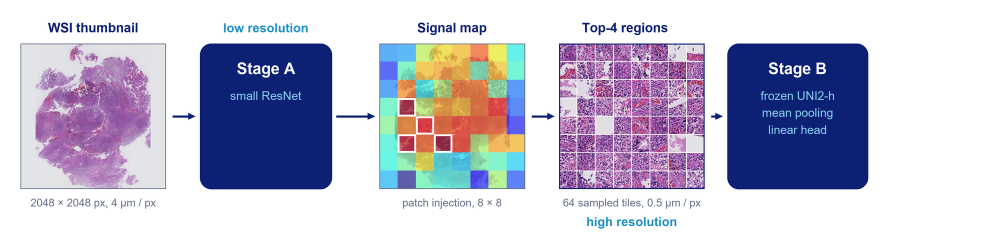
#> input picture scripts/dashboard/explainer/overview.png, 2000 x 480 px (shown at 1/2 size)
$ python -i mrxs_tissue_crop.py   (imports and definitions only)
#> lines starting #> are read from the running program, lines starting #| are printed output that depends on the picture; after the words box and inside, x2 and y2 are one past the last pixel; in counts of white or black regions, pixels touching at a corner belong together
#> further down, picture is the input picture: PIL image 2000x480 RGB; mean R, G, B 192.2, 190.5, 210.3
#!/usr/bin/env python3
r"""
.mrxs-only fix for the low tissue/background ratio problem, plus black
scan-artifact cleanup for high-resolution patches.

WHY THIS HAPPENS
    .mrxs (MIRAX) files store the ENTIRE scan bed as their level-0 extent,
    including the large blank slide-holder margin around the tissue. .svs
    (Aperio) and .ndpi (Hamamatsu) files are pre-cropped much closer to the
    tissue. Thumbnailing the full slide extent at a fixed target_mpp/output
    size means .mrxs tissue only fills a small corner of the canvas, while
    .svs/.ndpi tissue fills most of it.

WHAT THIS FILE PROVIDES
    tissue_bbox_from_overview(img)   - core tissue-bbox detection, no
                                        OpenSlide dependency, independently
                                        testable.
    detect_tissue_bbox_wsi(path)     - OpenSlide wrapper: fast low-res
                                        overview -> bbox in level-0 pixels.
    create_wsi_thumbnail_smart(...)  - drop-in replacement for
                                        create_wsi_thumbnail() that crops to
                                        the detected bbox first, reusing the
                                        ORIGINAL function's own helpers
                                        (get_base_mpp, pick_level,
                                        create_tissue_mask,
                                        pad_with_background_color,
                                        write_mapping_sidecar) so behavior is
                                        identical except for WHERE it reads.
    mask_black_artifacts(img)        - detect near-pure-black scan-artifact
                                        pixels and replace them with a fixed
                                        background color (not a per-tile
                                        median - see its own docstring).

THIS FILE NEVER RUNS FOR .svs/.ndpi/etc
    Dispatch happens in thumbnail_auto.py, purely on file extension. This
    module's functions are only ever CALLED when the slide is .mrxs; nothing
    here executes for other formats, so create_wsi_thumbnail.py's existing
    behavior for .svs/.ndpi is completely unaffected.

DESIGN NOTES CARRIED FORWARD FROM EARLIER DEBUGGING (so they aren't
re-broken by a future edit)
  1. Otsu on the saturation channel can degenerate when a tile has (almost)
     only one distinct saturation value - the ordinary "find the split that
     maximizes between-class variance" loop can end with an uninitialized
     threshold, misclassifying an all-background or all-tissue tile. Handled
     explicitly below.
  2. A single min()/max() bounding box over "everything above the saturation
     threshold" is defenseless against a THIN, elongated mark (a scan
     registration line, a ruler tick) - it's not small, just thin, so a
     simple speck-removal filter doesn't catch it, and even one such mark
     near an edge silently drags the whole bbox out to include it. Fixed
     with connected-component + fill-ratio filtering: real tissue is a
     solid blob (high fill ratio within its own local bounding box); a thin
     mark has a bounding box much larger than its actual pixel count.
  3. pad_with_background_color() (in the ORIGINAL create_wsi_thumbnail.py)
     estimates background color by sampling the image's four corners,
     assuming corners are always background. That's safe for a full,
     uncropped slide read, but NOT for a tightly-cropped region: a crop
     chosen to tightly bound tissue can have tissue right at its own
     corners, pulling the estimate toward tissue color instead of true
     background. Fixed by passing an explicit, reliable near-white color
     instead of relying on that fallback for cropped reads.
  4. Padding must run BEFORE black-artifact cleanup, not after: padding
     detects true out-of-bounds regions by looking for exact pure black.
     Cleaning artifacts first would consume that same signal, leaving
     padding with nothing to whiten.
  5. mask_black_artifacts() must fill with a FIXED background color, not the
     median of the tile's own non-artifact pixels - for a high-res Stage B
     patch (selected because it's mostly tissue), that median is itself a
     tissue color, producing a fabricated-tissue-looking fill instead of a
     clean "no data here" region.
"""

from pathlib import Path

import numpy as np
from PIL import Image, ImageFilter


# ============================================================
# CORE TISSUE-BBOX DETECTION (no OpenSlide dependency - independently
# testable)
# ============================================================

def _otsu_threshold(values, bins=256):
    """Standard Otsu threshold on a float array in [0, 1]."""
    hist, edges = np.histogram(values, bins=bins, range=(0, 1))
    hist = hist.astype(np.float64)
    total = hist.sum()
    if total == 0:
        return 0.1
    sum_all = np.sum(hist * np.arange(bins))
    sum_bg, w_bg, best_thr, best_var = 0.0, 0.0, 0.0, -1.0
    for t in range(bins):
        w_bg += hist[t]
        if w_bg == 0:
            continue
        w_fg = total - w_bg
        if w_fg == 0:
            break
        sum_bg += t * hist[t]
        mean_bg = sum_bg / w_bg
        mean_fg = (sum_all - sum_bg) / w_fg
        var_between = w_bg * w_fg * (mean_bg - mean_fg) ** 2
        # >= not >: when there's a gap of empty bins between the background
        # and tissue clusters, every t in that gap ties for the same
        # var_between. With strict >, the FIRST t in the tie wins, landing
        # the threshold at the edge of the background cluster itself. With
        # >=, the LAST t wins, correctly pushing the threshold to just
        # before the tissue cluster begins.
        if var_between >= best_var:
            best_var = var_between
            best_thr = t

    if best_var < 0:
        # DEGENERATE CASE: every pixel has (almost) the same saturation, so
        # there is no second cluster to split against (the w_fg==0 break
        # fires on the very first populated bin). Real scans almost always
        # have enough per-pixel noise to avoid this, but a uniform test
        # image or an unusually flat slide can hit it. Fall back to a fixed
        # absolute reference: true background saturation is reliably very
        # low regardless of scanner, so 0.05 cleanly separates "uniformly
        # background" from "uniformly tissue" without needing a real split.
        return 0.05

    margin = 1.5 / (bins - 1)   # small safety margin above the raw split
    return best_thr / (bins - 1) + margin


def tissue_bbox_from_overview(img, pad_frac=0.03, min_area_frac=0.0008,
                              sat_thresh=None, min_fill_ratio=0.25,
                              return_debug=False):
    """Find the tissue bounding box in a low-res overview image (PIL RGB).

    Uses HSV saturation, not grayscale: true glass/background is close to
    zero saturation regardless of brightness, while stained tissue (H&E or
    otherwise) has real saturation - robust across scanner formats.

    Returns (x0, y0, x1, y1) as FRACTIONS of the overview's (width, height).
    Returns None if no tissue is found (fully blank overview).
    """
#> called with pad_frac = 0.03, min_area_frac = 0.0008, min_fill_ratio = 0.25, return_debug = False
    arr = np.asarray(img.convert("RGB"), dtype=np.float32) / 255.0
    mx = arr.max(axis=2); mn = arr.min(axis=2)
#> after `mx = arr.max(axis=2)`:
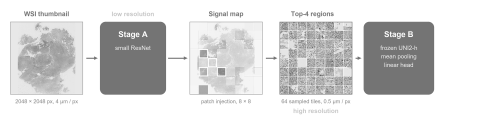
#> mx: shape (480, 2000) float32 (shown at 1/4 size); min 0.0118, max 1, mean 0.852
#> after `mn = arr.min(axis=2)`:
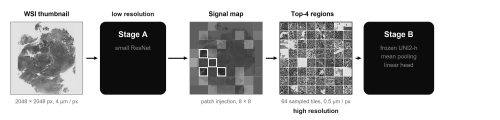
#> mn: shape (480, 2000) float32 (shown at 1/4 size); min 0, max 1, mean 0.707
    sat = np.where(mx > 0, (mx - mn) / np.clip(mx, 1e-6, None), 0.0)
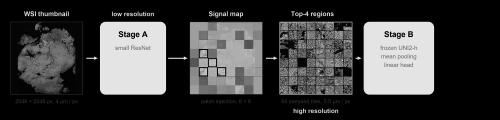
#> sat: shape (480, 2000) float32 (shown at 1/4 size); min 0, max 1, mean 0.25

    if sat_thresh is None:
        sat_thresh = _otsu_threshold(sat)
#> in _otsu_threshold, `hist, edges = np.histogram(values, bins=bins, range=(0, 1))`: hist = 256 values, max 525363 at index 0, min 0 at index 254, mean 3750; edges = 257 values from 0 to 1
#> in _otsu_threshold, `total = hist.sum()`: total = 960000
#> in _otsu_threshold, `sum_all = np.sum(hist * np.arange(bins))`: sum_all = 61203555
#> the loop in _otsu_threshold, `for t in range(bins):` made 256 passes
#> (w_bg, w_fg, sum_bg, mean_bg, mean_fg, best_var) on passes 1 to 8: (525363, 434637, 0, 0, 140.8, 4.53e+15), (531205, 428795, 5842, 0.011, 142.7, 4.64e+15), (535393, 424607, 14218, 0.0266, 144.1, 4.72e+15), (543501, 416499, 38542, 0.0709, 146.9, 4.88e+15), (547312, 412688, 53786, 0.0983, 148.2, 4.95e+15), (573234, 386766, 183396, 0.32, 157.8, 5.5e+15), (579144, 380856, 218856, 0.378, 160.1, 5.63e+15), (581702, 378298, 236762, 0.407, 161.2, 5.69e+15)
#> after the loop in _otsu_threshold, `for t in range(bins):`: best_thr = 98; best_var = 6.47e+15; sum_bg = 60225885; w_bg = 960000

    mask = sat > sat_thresh
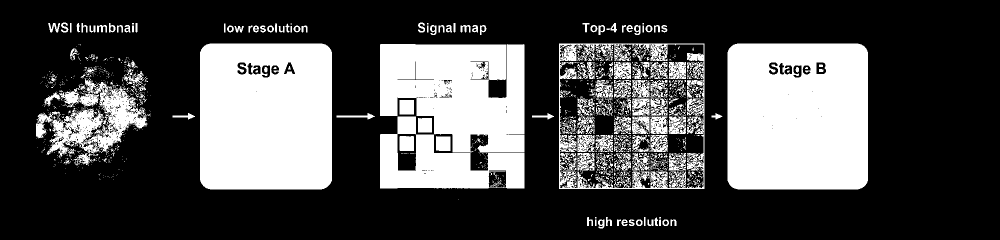
#> mask: shape (480, 2000) bool (shown at 1/2 size); 30.5% white; 1417 white regions (1173 under 20 px), largest, box (x1, y1, x2, y2) and area: (1455, 87, 1736, 379) 80071, (400, 87, 664, 379) 75229, (760, 88, 1049, 304) 48752

    # remove small specks (dust, single-pixel artifacts)
    mask_img = Image.fromarray((mask * 255).astype(np.uint8))
    mask_img = mask_img.filter(ImageFilter.MinFilter(5)).filter(ImageFilter.MaxFilter(5))
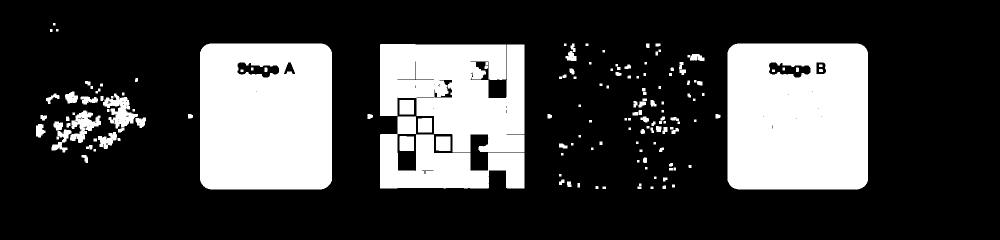
#> mask_img: PIL image 2000x480 L (shown at 1/2 size); 25.2% white; 153 white regions, largest, box (x1, y1, x2, y2) and area: (1455, 87, 1736, 379) 79658, (400, 87, 664, 379) 74822, (760, 88, 1049, 304) 48131
    mask = np.asarray(mask_img) > 127

    total_px = mask.size
    if mask.sum() < min_area_frac * total_px:
        # Otsu found almost nothing above threshold. Usually genuinely
        # blank, but can also mean the WHOLE frame is tissue with no
        # background contrast at all (no split possible either way).
        # Distinguish via the raw median saturation across the whole frame.
        if np.median(sat) > 0.06:
            bbox_frac = (0.0, 0.0, 1.0, 1.0)
            return bbox_frac if not return_debug else (bbox_frac, np.ones_like(mask), sat_thresh)
        return None if not return_debug else (None, mask, sat_thresh)

    # Connected-component filtering: exclude thin marks (registration lines,
    # ruler ticks) that survive speck removal because they're thin, not
    # small, by judging SHAPE (fill ratio), not just size. Real tissue
    # fragments are solid blobs; thin marks have low fill ratio within their
    # own local bounding box. Components are unioned if they pass both a
    # minimum size AND the fill-ratio test, so legitimately separate tissue
    # fragments (multiple biopsy pieces) are still all included.
    try:
        from scipy import ndimage
        labeled, n = ndimage.label(mask)
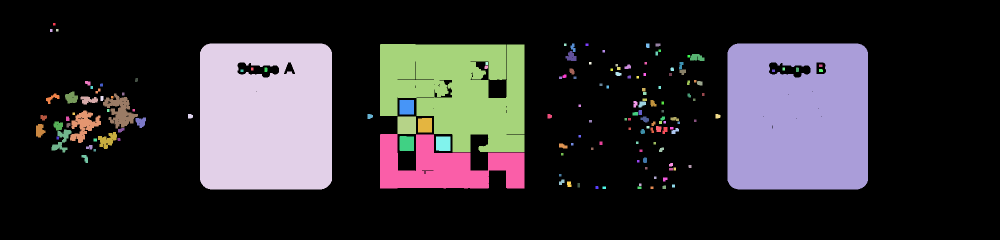
#> labeled: shape (480, 2000) int32 (shown at 1/2 size); 156 distinct labels, from 0 to 155; one colour per label, 0 black
        kept_boxes = []
        min_component_px = max(8, int(min_area_frac * total_px))
        for lbl in range(1, n + 1):
            ys, xs = np.where(labeled == lbl)
            area = len(ys)
            if area < min_component_px:
                continue
            cy0, cy1 = ys.min(), ys.max() + 1
            cx0, cx1 = xs.min(), xs.max() + 1
            local_bbox_area = (cy1 - cy0) * (cx1 - cx0)
            fill_ratio = area / max(1, local_bbox_area)
            if fill_ratio >= min_fill_ratio:
                kept_boxes.append((cy0, cy1, cx0, cx1))
        if kept_boxes:
            y0 = min(b[0] for b in kept_boxes); y1 = max(b[1] for b in kept_boxes)
            x0 = min(b[2] for b in kept_boxes); x1 = max(b[3] for b in kept_boxes)
        else:
            # nothing passed the fill-ratio test (everything was thin marks)
            ys, xs = np.where(mask)
            x0, x1 = xs.min(), xs.max() + 1
            y0, y1 = ys.min(), ys.max() + 1
    except ImportError:
        ys, xs = np.where(mask)
        x0, x1 = xs.min(), xs.max() + 1
        y0, y1 = ys.min(), ys.max() + 1

    h, w = mask.shape
    pw, ph = (x1 - x0) * pad_frac, (y1 - y0) * pad_frac
    x0 = max(0, x0 - pw); x1 = min(w, x1 + pw)
    y0 = max(0, y0 - ph); y1 = min(h, y1 + ph)

    bbox_frac = (x0 / w, y0 / h, x1 / w, y1 / h)
    return bbox_frac if not return_debug else (bbox_frac, mask, sat_thresh)


# ============================================================
# OPENSLIDE WRAPPER
# ============================================================

_BBOX_CACHE = {}   # slide_path (str) -> (x0,y0,w,h) in level-0 px, or None.
                   # Speed: probing is already cheap (small overview only),
                   # but this avoids repeating it if the same slide is
                   # touched more than once in a process (e.g. import, then
                   # later a methodology-walkthrough rebuild on the same
                   # preset slide).

# [235 lines left out: functions detect_tissue_bbox_wsi, mask_black_artifacts, create_wsi_thumbnail_smart, not called in this run]

>>> from PIL import Image
>>> picture = Image.open('../../../scripts/dashboard/explainer/overview.png')
>>> result = tissue_bbox_from_overview(picture)

$ run again, on scripts/dashboard/explainer/stage_b.png
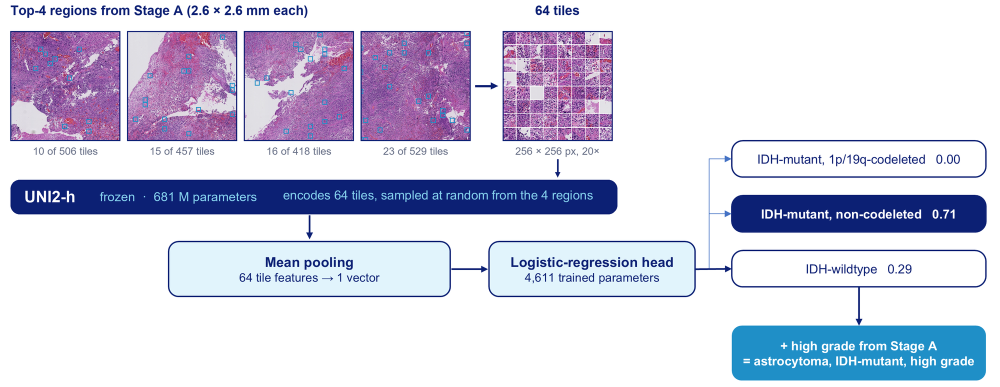
#> input picture scripts/dashboard/explainer/stage_b.png, 2000 x 774 px (shown at 1/2 size)
#> picture is the input picture: PIL image 2000x774 RGB; mean R, G, B 208.2, 208.3, 227.2
#> hist = 256 values, max 967676 at index 0, min 4 at index 254, mean 6046.9; edges = 257 values from 0 to 1
#> total = 1548000
#> sum_all = 69035147
#> the loop in _otsu_threshold, `for t in range(bins):` made 256 passes
#> (w_bg, w_fg, sum_bg, mean_bg, mean_fg, best_var) on passes 1 to 8: (967676, 580324, 0, 0, 119, 7.95e+15), (980640, 567360, 12964, 0.0132, 121.7, 8.23e+15), (988851, 559149, 29386, 0.0297, 123.4, 8.42e+15), (991720, 556280, 37993, 0.0383, 124, 8.48e+15), (994081, 553919, 47437, 0.0477, 124.5, 8.53e+15), (1002697, 545303, 90517, 0.0903, 126.4, 8.73e+15), (1008717, 539283, 126637, 0.126, 127.8, 8.86e+15), (1015644, 532356, 175126, 0.172, 129.3, 9.02e+15)
#> after the loop in _otsu_threshold, `for t in range(bins):`: best_thr = 96; best_var = 1.23e+16; sum_bg = 64810562; w_bg = 1548000
#> sat_thresh = 0.382
#> in tissue_bbox_from_overview, `mask = sat > sat_thresh`:
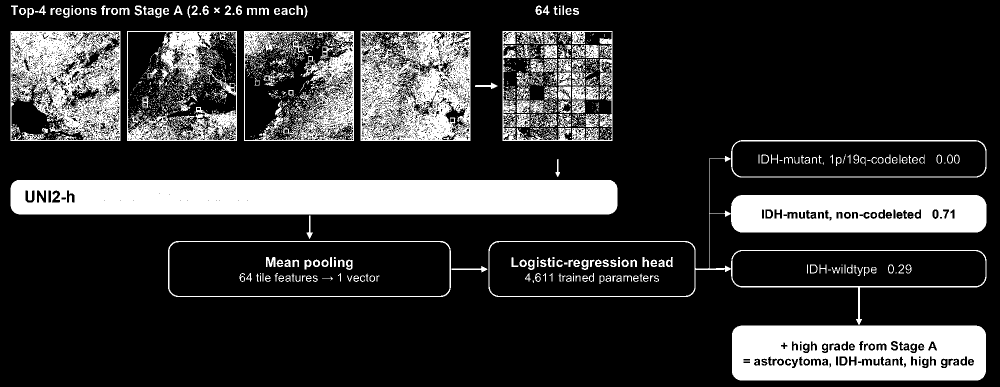
#> mask: shape (774, 2000) bool (shown at 1/2 size); 20.5% white; 2308 white regions (1970 under 20 px), largest, box (x1, y1, x2, y2) and area: (21, 360, 1235, 429) 82351, (1464, 651, 1972, 761) 49373, (977, 280, 1973, 650) 43521
#> in tissue_bbox_from_overview, `labeled, n = ndimage.label(mask)`:
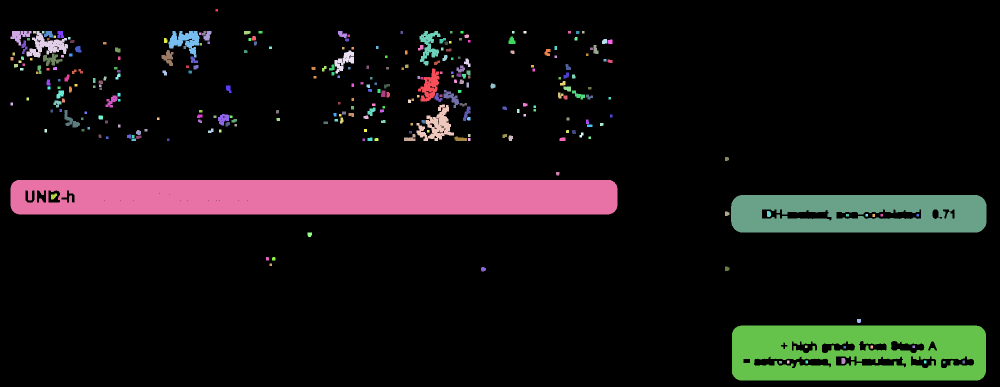
#> labeled: shape (774, 2000) int32 (shown at 1/2 size); 298 distinct labels, from 0 to 297; one colour per label, 0 black
#> n = 297
#> the loop in tissue_bbox_from_overview, `for lbl in range(1, n + 1):` made 297 passes
#> area on passes 1 to 3: 25, 584, 30

$ run again, on scripts/dashboard/explainer/stage_b_evidence.png
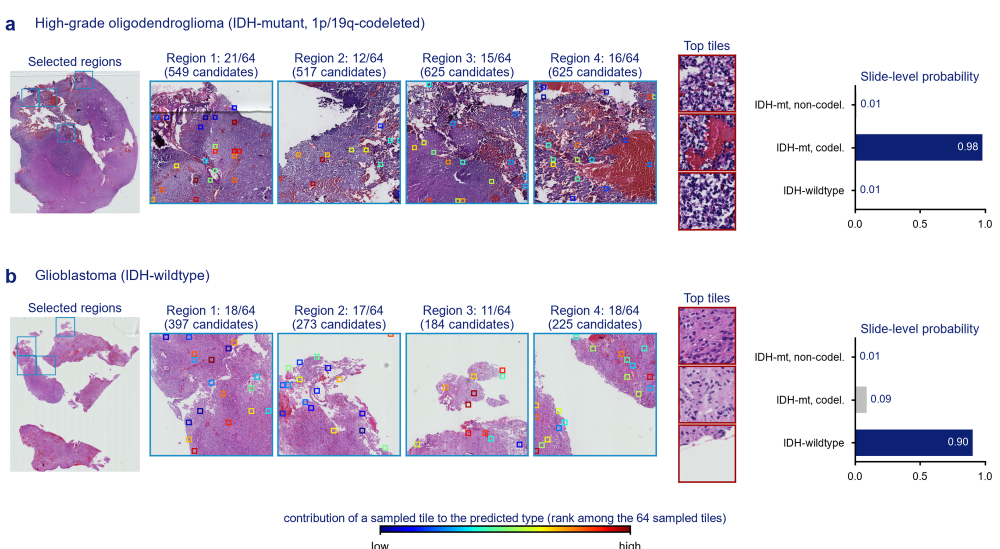
#> input picture scripts/dashboard/explainer/stage_b_evidence.png, 2000 x 1097 px (shown at 1/2 size)
#> picture is the input picture: PIL image 2000x1097 RGB; mean R, G, B 217.8, 209.8, 223.5
#> hist = 256 values, max 1342564 at index 0, min 112 at index 247, mean 8570.3; edges = 257 values from 0 to 1
#> total = 2194000
#> sum_all = 70566200
#> the loop in _otsu_threshold, `for t in range(bins):` made 256 passes
#> (w_bg, w_fg, sum_bg, mean_bg, mean_fg, best_var) on passes 1 to 8: (1342564, 851436, 0, 0, 82.88, 7.85e+15), (1365959, 828041, 23395, 0.0171, 85.19, 8.21e+15), (1378241, 815759, 47959, 0.0348, 86.44, 8.39e+15), (1390628, 803372, 85120, 0.0612, 87.73, 8.59e+15), (1414284, 779716, 179744, 0.127, 90.27, 8.96e+15), (1443386, 750614, 325254, 0.225, 93.58, 9.44e+15), (1572553, 621447, 1100256, 0.7, 111.8, 1.21e+16), (1589580, 604420, 1219445, 0.767, 114.7, 1.25e+16)
#> after the loop in _otsu_threshold, `for t in range(bins):`: best_thr = 70; best_var = 1.43e+16; sum_bg = 65631185; w_bg = 2194000
#> sat_thresh = 0.28
#> in tissue_bbox_from_overview, `mask = sat > sat_thresh`:
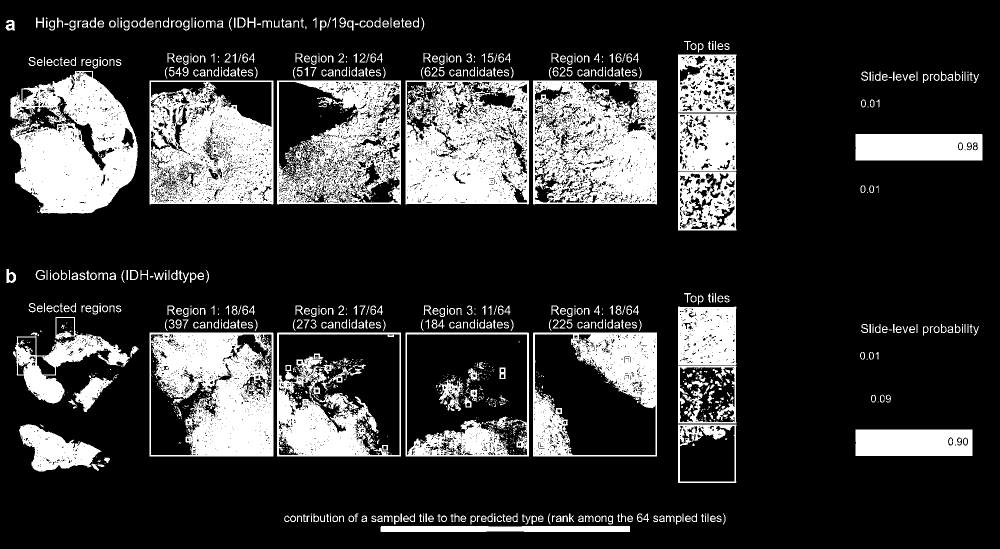
#> mask: shape (1097, 2000) bool (shown at 1/2 size); 21.2% white; 1507 white regions (924 under 20 px), largest, box (x1, y1, x2, y2) and area: (811, 161, 1058, 409) 47478, (21, 142, 276, 427) 47260, (1066, 161, 1314, 409) 46158
#> in tissue_bbox_from_overview, `labeled, n = ndimage.label(mask)`:
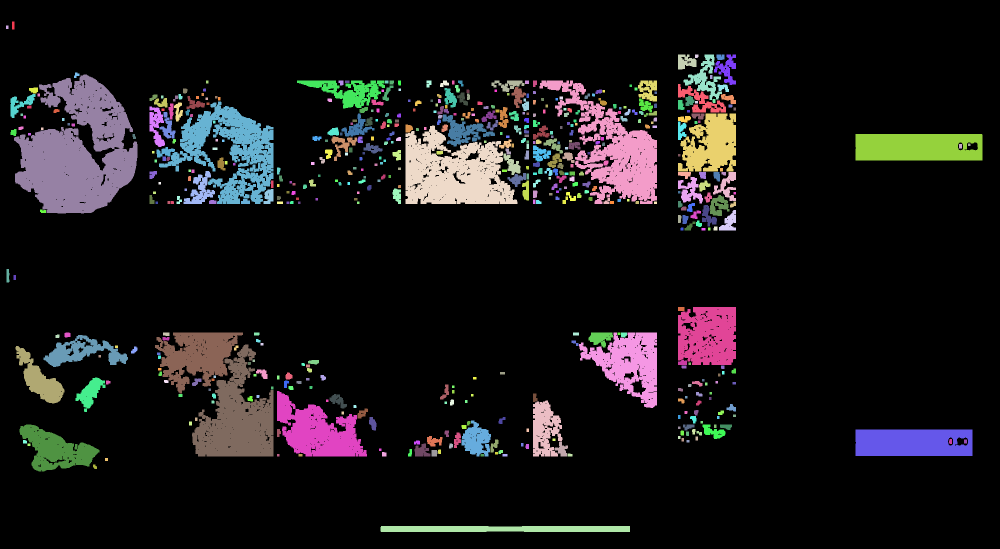
#> labeled: shape (1097, 2000) int32 (shown at 1/2 size); 548 distinct labels, from 0 to 547; one colour per label, 0 black
#> n = 547
#> the loop in tissue_bbox_from_overview, `for lbl in range(1, n + 1):` made 547 passes
#> area on passes 1 to 3: 80, 35, 770
